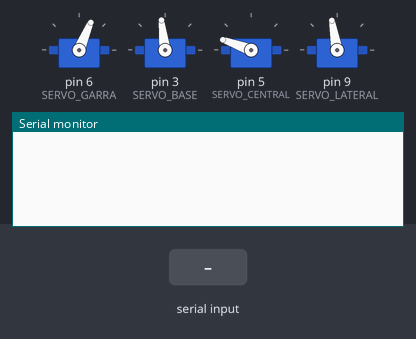
Bench run of a sketch on a simulated Arduino Uno, built with avr-gcc and run on an emulated ATmega328P. On the bench: 4 × servo, the last lines printed to the serial monitor. The test bench sets the inputs (shaded band).

Above: at 4.2 s.
4.3 s: "!\n" received over Serial
At 5.3 s:
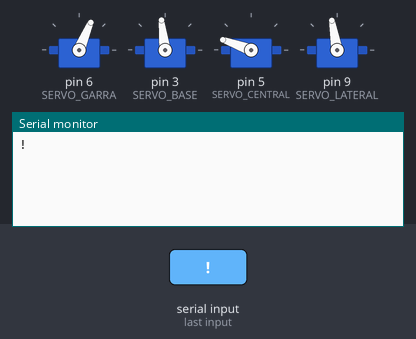
5.8 s: "@\n" received over Serial
At 6.5 s:
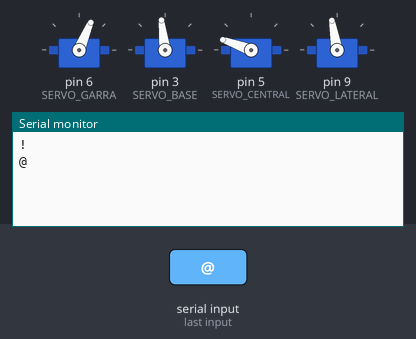
7.3 s: "A\n" received over Serial
At 7.8 s:
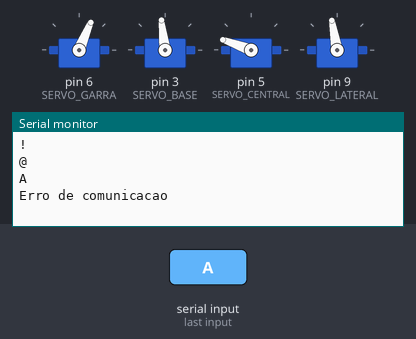

The sketch:

Robotic_Arm_Arduino.ino
```cpp
/*

  Braço Robótico

  ############################################

  Controle dos servos via Monitor Serial e comunicação Android

  INSTRUÇÕES

  A - (10 - 67  GRAUS) : MOVIMENTA A GARRA
  B - (10 - 190 GRAUS) : MOVIMENTA A BASE
  C - (60 - 180 GRAUS) : MOVIMENTA O EIXO CENTRAL
  D - (60 - 130 GRAUS) : MOVIMENTA O EIXO LATERAL

*/

// Bibliotecas auxiliares padrão
#include <Servo.h>

// Definição de constantes
#define SERVO_GARRA       6 // Servo 1 no protótipo
#define SERVO_BASE        3 // Servo 4 no protótipo
#define SERVO_CENTRAL     5 // Servo 2 no protótipo
#define SERVO_LATERAL     9 // Servo 3 no protótipo


#define INCREMENT         10 //Delay do servo

// Funções para movimento suave e comunicacao
void splitString(char* data);

// Variáveis
  char buffer[5]; //vetor para armazenar string de texto
boolean run = false; //verifica constantemente se o comando de guarda foi recebido
int Ans;   //recebe o valor inteiro do angulo recebido


// variaveis para guardar a posição inicial dos servos
int pos_garra = 67;
int pos_base = 97;
int pos_central = 160;
int pos_lateral = 100;

// Atribuição de objetos (servos do braço)
Servo servo;  //variavel genérica
Servo servo_base;
Servo servo_garra;
Servo servo_central;
Servo servo_lateral;

void setup() {

  Serial.begin(9600);  //inicia comunicação serial a 9600bps
  Serial.flush();      //libera caracteres que estejam na linha
  //serial, deixando-a pronta para in/outs

  pinMode(SERVO_GARRA, OUTPUT);
  pinMode(SERVO_BASE, OUTPUT);
  pinMode(SERVO_CENTRAL, OUTPUT);
  pinMode(SERVO_LATERAL, OUTPUT);

  servo_garra.attach(SERVO_GARRA);
  servo_base.attach(SERVO_BASE);
  servo_central.attach(SERVO_CENTRAL);
  servo_lateral.attach(SERVO_LATERAL);

  servo_garra.write(pos_garra);           // seta um posicionamento inicial para teste do braço
  servo_base.write(pos_base);
  servo_central.write(pos_central);
  servo_lateral.write(pos_lateral);

  delay(3000);
}

void loop() {
  if ((Serial.available() > 0)) { //verifica se foi enviado um caractere
    //para serial
    int index = 0; //armazena a posição de um ponteiro para os
    //caracteres do vetor

    delay(INCREMENT); //deixa o buffer encher
    int numChar = Serial.available(); //atribui o numero de
    //caracteres digitados

    if (numChar > 5) numChar = 5; //evita o estouro do buffer

    while (numChar--) { //executa até que numChar seja zero

      buffer[index++] = Serial.read(); //le a serial e armazena no vetor
    }
    splitString(buffer); //chama a função splitString com buffer como parametro
  }

}

void splitString(char* data) {
  Serial.println(data);

  char* parameter; //variavel para acessar os elementos do vetor data
  parameter = strtok (data, " ,"); //divide a string quando encontrar um espaço ou uma
  //vírgula

  while (parameter != NULL) { //executa enquanto parameter não estiver vazia
    setPosition(parameter);
    parameter = strtok (NULL, " ,"); //preenche o vetor com caracteres NULL
  }

  //Limpa o texto e os buffers seriais
  for (int x = 0; x < 5; x++) {
    buffer[x] = '\0';
  }

  Serial.flush(); //libera caracteres que estejam na linha
  //serial, deixando-a pronta para in/outs
}

void setPosition(char* data) {
  if (data[0] == '!') {
    int *Pos;
    run = true;

    Ans = strtol(data + 2, NULL, 10);   //define Ans como numero na proxima parte do texto


    Pos = selectServo(data[1]); //Pos recebe o endereço do posicionamento do servo selecionado
    if (data[1] == 'D' || data[1] == 'd'){
      Ans = valor_de_d (Ans);
    }
    else if (data[1] == 'C' || data[1] == 'c'){
      Ans = valor_de_c (Ans);
    }
    if (Pos == NULL) return;

    if (Ans < *Pos) {        //condição que define a direção do movimento(Abre/Fecha, Sobe/Desce)

      for (int i = *Pos; i >= Ans; i--) {
        //Serial.print("LOOP = ");
        //Serial.print(i);
        //Serial.print("\n");
        //Serial.print(servo.read());
        servo.write(i); //atribui o grau da posição do eixo do servo
        delay(INCREMENT);
      }
      *Pos = servo.read(); //Atualiza o valor da posiçao
      Serial.print("O servo esta na angulacao: ");
      Serial.println(servo.read());
    }
    else {
      //Serial.print ("\n\nEFGH");
      for (int i = *Pos; i <= Ans; i++) {
        //servo.write(i); //atribui o grau da posição do eixo do servo
        //delay(increment);
       // Serial.print("LOOP = ");
       // Serial.print(i);
       // Serial.print("\n");
       // Serial.print(servo.read());
        servo.write(i); //atribui o grau da posição do eixo do servo
        delay(INCREMENT);
      }
      *Pos = servo.read(); //Atualiza o valor da posiçao
      Serial.print("O servo esta na angulacao: ");
      Serial.println(servo.read());
    }

  }
  else if (data[0] == '@'){
     int *Pos = selectServo(data[1]);
     if (Pos == NULL) return;
    Serial.print("Posicao atual do servo = ");
    Serial.print(*Pos);
    Serial.print("\n");
  }
  else {
    run = false;
    Serial.print("Erro de comunicacao");
  }
}


// Funções de Movimento de cada Servo
int *selectServo(char comand) {
  if ((comand == 'a') || (comand == 'A')) {

    servo = servo_garra;
    Ans = constrain(Ans, 10, 67); //garante que o valor digitado esteja entre 70 e 105
    return &pos_garra;
  }
  else if ((comand == 'b') || (comand == 'B')) {
    servo = servo_base;
    Ans = constrain(Ans, 10, 190); //garante que valor digitado esteja entre 35 e 160
    return &pos_base;
  }
  else if ((comand == 'c') || (comand == 'C')) {
    servo = servo_central;
    Ans = constrain(Ans, 60, 180); //garante que valor digitado esteja entre 30 e 160
    return &pos_central;
  }
  else if ((comand == 'd') || (comand == 'D')) {
    servo = servo_lateral;
    Ans = constrain(Ans, 60, 130); //garante que valor digitado esteja entre 30 e 160
    return &pos_lateral;
  }
  else {
     return NULL;
  }
}

int valor_de_d (int d){
  if (pos_central <= 160 && pos_central > 130){
	return d;
  }

  if (pos_central <= 130 && pos_central > 120){
            if (d > 120){
      		d = 120;
      }
   }

   if (pos_central <= 120 && pos_central > 110){
    	if (d > 110){
      	    d = 110;
     	}
   }
   else {
       if (d > 100){
           d = 100;
       }
   }
   return d;
}

int valor_de_c (int c){
	if (pos_lateral >= 120){
		if (c < 120){
			c = 120;
			return c;
		}
	}
	if (pos_lateral < 120 && pos_lateral >= 100){
		if (c > 180){
			c = 180;
			return c;
		}
	}
	if (pos_lateral < 100 && pos_lateral >= 70){
		if (c < 70){
			c = 70;
			return c;
		}
	}
	else{
		if (c < 100){
			c = 100;
			return c;
		}
	}
	return c;
}
```

Measured:
- after the input at 4.3 s, the serial monitor: prints a new line at once (image 1)
- after the input at 5.8 s, the serial monitor: prints a new line at once (image 2)
- after the input at 7.3 s, the serial monitor: prints a new line at once (image 3)
